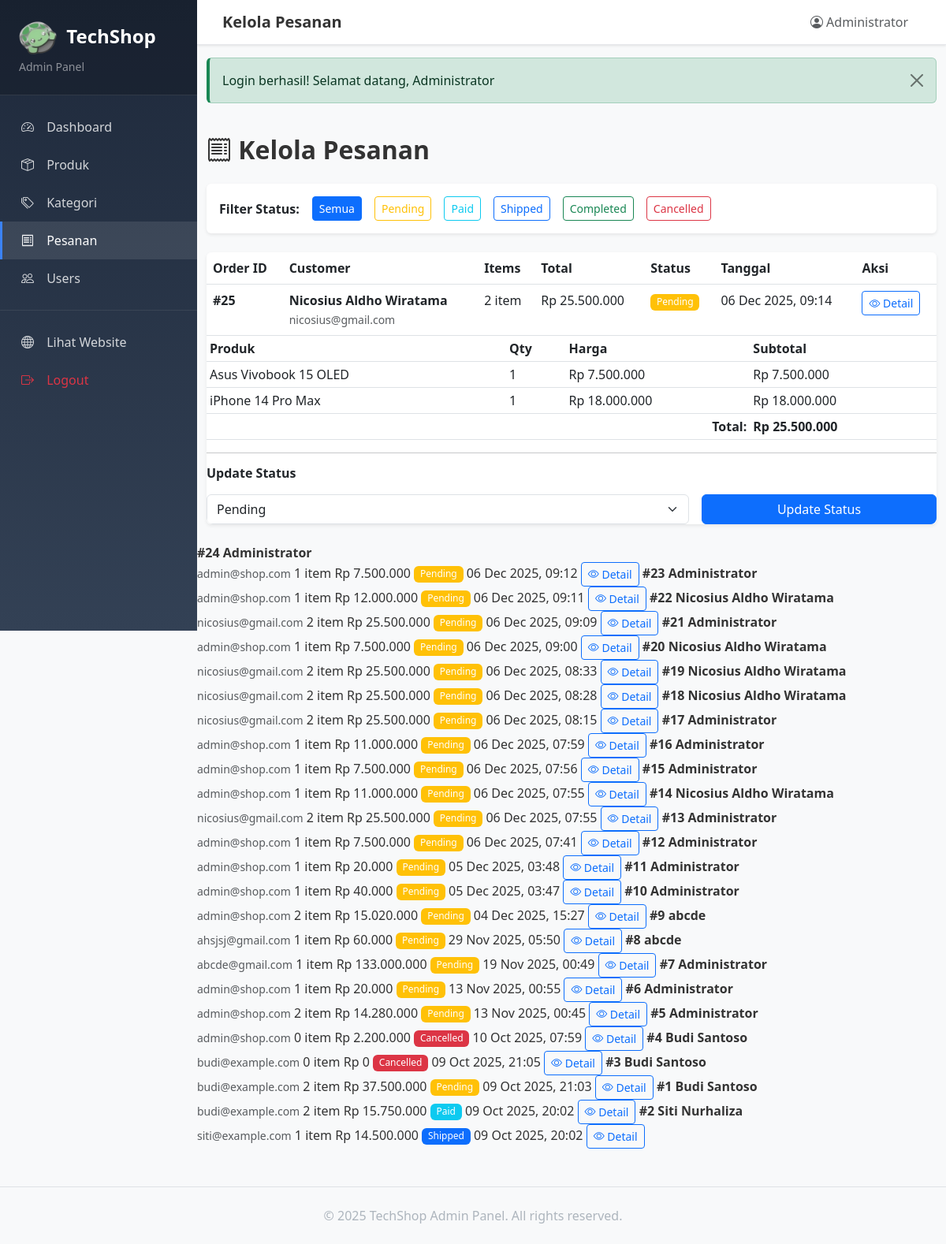
The app's page /admin/orders.php (signed in) with its own data.
### tables this page shows
CREATE TABLE `orders` (
  `id` int(11) NOT NULL,
  `user_id` int(11) NOT NULL,
  `total` decimal(12,2) NOT NULL,
  `status` enum('pending','paid','shipped','completed','cancelled') DEFAULT 'pending',
  `snap_token` varchar(255) DEFAULT NULL,
  `shipping_address` text DEFAULT NULL,
  `shipping_phone` varchar(20) DEFAULT NULL,
  `shipping_city` varchar(100) DEFAULT NULL,
  `shipping_postal_code` varchar(10) DEFAULT NULL,
  `notes` text DEFAULT NULL,
  `created_at` timestamp NULL DEFAULT current_timestamp(),
  `updated_at` timestamp NULL DEFAULT current_timestamp() ON UPDATE current_timestamp()
);

CREATE TABLE `users` (
  `id` int(11) NOT NULL,
  `name` varchar(100) NOT NULL,
  `email` varchar(100) NOT NULL,
  `password` varchar(255) NOT NULL COMMENT 'Prototype: MD5 hash (HARUS MIGRASI ke password_hash)',
  `is_admin` tinyint(1) DEFAULT 0 COMMENT '0=Customer, 1=Admin',
  `created_at` timestamp NULL DEFAULT current_timestamp()
);

CREATE TABLE `order_items` (
  `id` int(11) NOT NULL,
  `order_id` int(11) NOT NULL,
  `product_id` int(11) NOT NULL,
  `product_name` varchar(150) NOT NULL,
  `quantity` int(11) NOT NULL,
  `price` decimal(12,2) NOT NULL COMMENT 'Harga saat pembelian'
);

### db.php (called while the page is built, shortened)
<?php
function clean($string) {
    return htmlspecialchars(trim($string), ENT_QUOTES, 'UTF-8');
}
?>

### config.php (called while the page is built, shortened)
<?php
function format_rupiah($number) {
    return "Rp " . number_format($number, 0, ',', '.');
}
?>

### admin/orders.php (the view, shortened to what this page needs)
<?php
require_once '../db.php';
require_once '../config.php';
$filter_status = isset($_GET['status']) ? escape($_GET['status']) : '';
$where = !empty($filter_status) ? "WHERE o.status = '$filter_status'" : "";
$query = "SELECT o.*, u.name as customer_name, u.email as customer_email,
          (SELECT COUNT(*) FROM order_items WHERE order_id = o.id) as item_count
          FROM orders o
          JOIN users u ON o.user_id = u.id
          $where
          ORDER BY o.created_at DESC";
$orders = mysqli_query($conn, $query);
include 'header_admin.php';
?>
<div class="container-fluid py-4">
    <h2 class="fw-bold mb-4"><i class="bi bi-receipt"></i> Kelola Pesanan</h2>
    <div class="card border-0 shadow-sm mb-4">
        <div class="card-body">
            <div class="row g-3 align-items-center">
                <div class="col-auto">
                    <strong>Filter Status:</strong>
                </div>
                <div class="col-auto">
                    <a href="<?php echo BASE_URL; ?>/admin/orders.php"
                       class="btn btn-sm <?php echo empty($filter_status) ? 'btn-primary' : 'btn-outline-secondary'; ?>">
                        Semua
                    </a>
                </div>
                <div class="col-auto">
                    <a href="?status=pending"
                       class="btn btn-sm <?php echo ($filter_status == 'pending') ? 'btn-warning' : 'btn-outline-warning'; ?>">
                        Pending
                    </a>
                </div>
                <div class="col-auto">
                    <a href="?status=paid"
                       class="btn btn-sm <?php echo ($filter_status == 'paid') ? 'btn-info' : 'btn-outline-info'; ?>">
                        Paid
                    </a>
                </div>
                <div class="col-auto">
                    <a href="?status=shipped"
                       class="btn btn-sm <?php echo ($filter_status == 'shipped') ? 'btn-primary' : 'btn-outline-primary'; ?>">
                        Shipped
                    </a>
                </div>
                <div class="col-auto">
                    <a href="?status=completed"
                       class="btn btn-sm <?php echo ($filter_status == 'completed') ? 'btn-success' : 'btn-outline-success'; ?>">
                        Completed
                    </a>
                </div>
                <div class="col-auto">
                    <a href="?status=cancelled"
                       class="btn btn-sm <?php echo ($filter_status == 'cancelled') ? 'btn-danger' : 'btn-outline-danger'; ?>">
                        Cancelled
                    </a>
                </div>
            </div>
        </div>
    </div>
    <div class="card border-0 shadow-sm">
        <div class="card-body p-0">
            <div class="table-responsive">
                <table class="table table-hover mb-0">
                    <thead class="bg-light">
                        <tr>
                            <th>Order ID</th>
                            <th>Customer</th>
                            <th>Items</th>
                            <th>Total</th>
                            <th>Status</th>
                            <th>Tanggal</th>
                            <th>Aksi</th>
                        </tr>
                    </thead>
                    <tbody>
                        <?php if (mysqli_num_rows($orders) > 0): ?>
                            <?php while ($order = mysqli_fetch_assoc($orders)): ?>
                                <tr>
                                    <td><strong>#<?php echo $order['id']; ?></strong></td>
                                    <td>
                                        <strong><?php echo clean($order['customer_name']); ?></strong><br>
                                        <small class="text-muted"><?php echo clean($order['customer_email']); ?></small>
                                    </td>
                                    <td><?php echo $order['item_count']; ?> item</td>
                                    <td><?php echo format_rupiah($order['total']); ?></td>
                                    <td>
                                        <?php
                                        $badge_class = '';
                                        switch ($order['status']) {
                                            case 'pending': $badge_class = 'bg-warning'; break;
                                            case 'paid': $badge_class = 'bg-info'; break;
                                            case 'shipped': $badge_class = 'bg-primary'; break;
                                            case 'cancelled': $badge_class = 'bg-danger'; break;
                                        }
                                        ?>
                                        <span class="badge <?php echo $badge_class; ?>">
                                            <?php echo ucfirst($order['status']); ?>
                                        </span>
                                    </td>
                                    <td><?php echo date('d M Y, H:i', strtotime($order['created_at'])); ?></td>
                                    <td>
                                        <button type="button" class="btn btn-sm btn-outline-primary"
                                                data-bs-toggle="modal" data-bs-target="#orderModal<?php echo $order['id']; ?>">
                                            <i class="bi bi-eye"></i> Detail
                                        </button>
                                    </td>
                                </tr>
                                <div class="modal fade" id="orderModal<?php echo $order['id']; ?>" tabindex="-1">
                                    <div class="modal-dialog modal-lg">
                                        <div class="modal-content">
                                            <div class="modal-body">
                                                <?php
                                                $items_query = "SELECT * FROM order_items WHERE order_id = {$order['id']}";
                                                $items = mysqli_query($conn, $items_query);
                                                ?>
                                                <table class="table table-sm">
                                                    <thead>
                                                        <tr>
                                                            <th>Produk</th>
                                                            <th>Qty</th>
                                                            <th>Harga</th>
                                                            <th>Subtotal</th>
                                                        </tr>
                                                    </thead>
                                                    <tbody>
                                                        <?php while ($item = mysqli_fetch_assoc($items)): ?>
                                                            <tr>
                                                                <td><?php echo clean($item['product_name']); ?></td>
                                                                <td><?php echo $item['quantity']; ?></td>
                                                                <td><?php echo format_rupiah($item['price']); ?></td>
                                                                <td><?php echo format_rupiah($item['price'] * $item['quantity']); ?></td>
                                                            </tr>
                                                        <?php endwhile; ?>
                                                    </tbody>
                                                    <tfoot>
                                                        <tr>
                                                            <td colspan="3" class="text-end"><strong>Total:</strong></td>
                                                            <td><strong><?php echo format_rupiah($order['total']); ?></strong></td>
                                                        </tr>
                                                    </tfoot>
                                                </table>
                                                <hr>
                                                <h6 class="fw-bold mb-3">Update Status</h6>
                                                <form method="POST" action="">
                                                    <div class="row g-3">
                                                        <div class="col-md-8">
                                                            <select class="form-select" name="status" required>
                                                                <option value="pending" <?php echo ($order['status'] == 'pending') ? 'selected' : ''; ?>>Pending</option>
                                                            </select>
                                                        </div>
                                                        <div class="col-md-4">
                                                            <button type="submit" name="update_status" class="btn btn-primary w-100">
                                                                Update Status
                                                            </button>
                                                        </div>
                                                    </div>
                                                </form>
                                            </div>
                                        </div>
                                    </div>
                                </div>
                            <?php endwhile; ?>
                        <?php endif; ?>
                    </tbody>
                </table>
            </div>
        </div>
    </div>
</div>
<?php include 'footer_admin.php'; ?>

### css/style.css (style rules this page uses)
:root { --primary-color: #0d6efd; --secondary-color: #6c757d; --success-color: #198754; --danger-color: #dc3545; --warning-color: #ffc107; --info-color: #0dcaf0; --dark-color: #212529; --light-bg: #f8f9fa; }
body { font-family: 'Segoe UI', Tahoma, Geneva, Verdana, sans-serif; color: #333; }
.btn { transition: all 0.3s ease; }
.card { transition: box-shadow 0.3s ease; }
.badge { font-weight: 500; padding: 0.35em 0.65em; }
.table-responsive { border-radius: 0.5rem; overflow: hidden; }
.table thead { font-weight: 600; }
.table-hover tbody tr { transition: background-color 0.2s ease; }
.modal-content { border-radius: 1rem; }

### admin/header_admin.php (style rules this page uses)
:root { --sidebar-width: 250px; }
body { background-color: #f8f9fa; }

### records on screen
orders: id "25", user.name "Nicosius Aldho Wiratama", user.email "nicosius@gmail.com", item_count "2", total "Rp 25.500.000", status "Pending", created_at "06 Dec 2025, 09:14"
order_items: product_name "Asus Vivobook 15 OLED", quantity "1", price "Rp 7.500.000", format_rupiah($item['price'] * $item['quantity']) "Rp 7.500.000"
order_items: product_name "iPhone 14 Pro Max", quantity "1", price "Rp 18.000.000", format_rupiah($item['price'] * $item['quantity']) "Rp 18.000.000"
orders: id "24", user.name "Administrator", user.email "admin@shop.com", item_count "1", total "Rp 7.500.000", status "Pending", created_at "06 Dec 2025, 09:12"
orders: id "23", user.name "Administrator", user.email "admin@shop.com", item_count "1", total "Rp 12.000.000", status "Pending", created_at "06 Dec 2025, 09:11"
orders: id "22", user.name "Nicosius Aldho Wiratama", user.email "nicosius@gmail.com", item_count "2", total "Rp 25.500.000", status "Pending", created_at "06 Dec 2025, 09:09"
orders: id "21", user.name "Administrator", user.email "admin@shop.com", item_count "1", total "Rp 7.500.000", status "Pending", created_at "06 Dec 2025, 09:00"
orders: id "20", user.name "Nicosius Aldho Wiratama", user.email "nicosius@gmail.com", item_count "2", total "Rp 25.500.000", status "Pending", created_at "06 Dec 2025, 08:33"
orders: id "19", user.name "Nicosius Aldho Wiratama", user.email "nicosius@gmail.com", item_count "2", total "Rp 25.500.000", status "Pending", created_at "06 Dec 2025, 08:28"
orders: id "18", user.name "Nicosius Aldho Wiratama", user.email "nicosius@gmail.com", item_count "2", total "Rp 25.500.000", status "Pending", created_at "06 Dec 2025, 08:15"
orders: id "17", user.name "Administrator", user.email "admin@shop.com", item_count "1", total "Rp 11.000.000", status "Pending", created_at "06 Dec 2025, 07:59"
orders: id "16", user.name "Administrator", user.email "admin@shop.com", item_count "1", total "Rp 7.500.000", status "Pending", created_at "06 Dec 2025, 07:56"
orders: id "15", user.name "Administrator", user.email "admin@shop.com", item_count "1", total "Rp 11.000.000", status "Pending", created_at "06 Dec 2025, 07:55"
orders: id "14", user.name "Nicosius Aldho Wiratama", user.email "nicosius@gmail.com", item_count "2", total "Rp 25.500.000", status "Pending", created_at "06 Dec 2025, 07:55"
orders: id "13", user.name "Administrator", user.email "admin@shop.com", item_count "1", total "Rp 7.500.000", status "Pending", created_at "06 Dec 2025, 07:41"
orders: id "12", user.name "Administrator", user.email "admin@shop.com", item_count "1", total "Rp 20.000", status "Pending", created_at "05 Dec 2025, 03:48"
orders: id "11", user.name "Administrator", user.email "admin@shop.com", item_count "1", total "Rp 40.000", status "Pending", created_at "05 Dec 2025, 03:47"
orders: id "10", user.name "Administrator", user.email "admin@shop.com", item_count "2", total "Rp 15.020.000", status "Pending", created_at "04 Dec 2025, 15:27"
orders: id "9", user.name "abcde", user.email "ahsjsj@gmail.com", item_count "1", total "Rp 60.000", status "Pending", created_at "29 Nov 2025, 05:50"
orders: id "8", user.name "abcde", user.email "abcde@gmail.com", item_count "1", total "Rp 133.000.000", status "Pending", created_at "19 Nov 2025, 00:49"
orders: id "7", user.name "Administrator", user.email "admin@shop.com", item_count "1", total "Rp 20.000", status "Pending", created_at "13 Nov 2025, 00:55"
orders: id "6", user.name "Administrator", user.email "admin@shop.com", item_count "2", total "Rp 14.280.000", status "Pending", created_at "13 Nov 2025, 00:45"
orders: id "5", user.name "Administrator", user.email "admin@shop.com", item_count "0", total "Rp 2.200.000", status "Cancelled", created_at "10 Oct 2025, 07:59"
orders: id "4", user.name "Budi Santoso", user.email "budi@example.com", item_count "0", total "Rp 0", status "Cancelled", created_at "09 Oct 2025, 21:05"
orders: id "3", user.name "Budi Santoso", user.email "budi@example.com", item_count "2", total "Rp 37.500.000", status "Pending", created_at "09 Oct 2025, 21:03"
orders: id "1", user.name "Budi Santoso", user.email "budi@example.com", item_count "2", total "Rp 15.750.000", status "Paid", created_at "09 Oct 2025, 20:02"
orders: id "2", user.name "Siti Nurhaliza", user.email "siti@example.com", item_count "1", total "Rp 14.500.000", status "Shipped", created_at "09 Oct 2025, 20:02"

### other values on screen
$page_title "Kelola Pesanan"
$_SESSION['user_name'] "Administrator"
$flash['message'] "Login berhasil! Selamat datang, Administrator"
